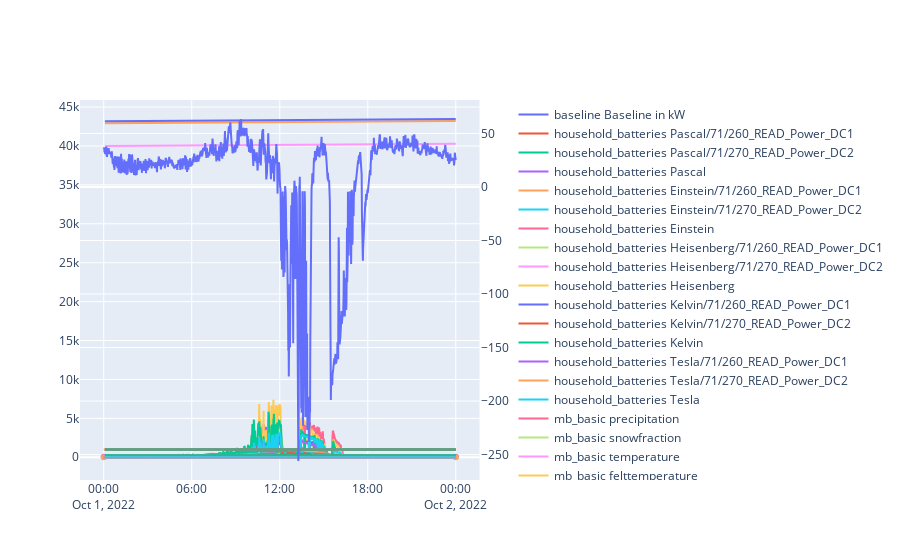

Here is the notebook cell this chart was saved with:
### Code cell
fig = make_subplots(specs=[[{'secondary_y': True}]])

for df in df_list:
    tempDf = df[0].loc['2022-10-01 00:00:00': '2022-10-02 00:00:00']     #hier Zeitraum auswählen; aber nicht zu groß, sonst schmiert das hier ab
    for c in tempDf.columns:
        if c in ['Baseline in kW' ]:
            fig.add_trace(go.Scatter(x=tempDf.index, y=tempDf[c], name=df[1]+' '+c), secondary_y=True)
        elif c not in ['rainspot', 'visibility']:  
            fig.add_trace(go.Scatter(x=tempDf.index, y=tempDf[c], name=df[1]+' '+c), secondary_y=False)

fig.show()
#fig.show(renderer='browser')
